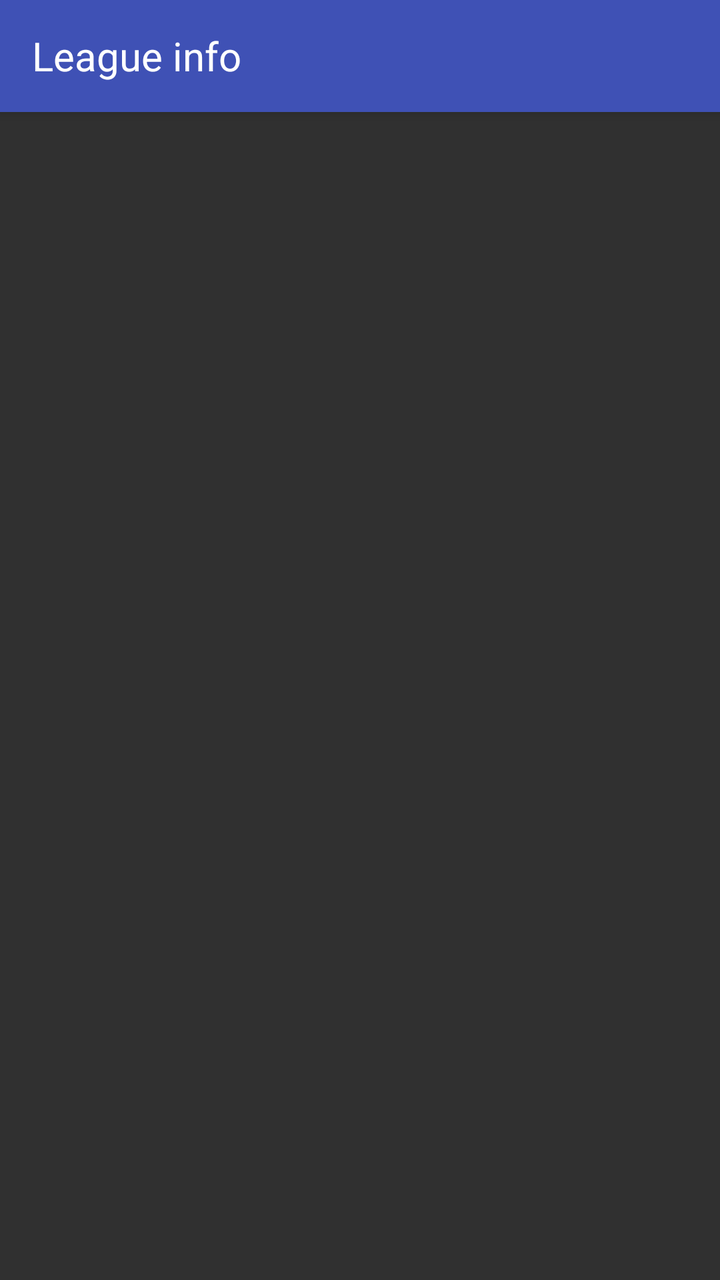
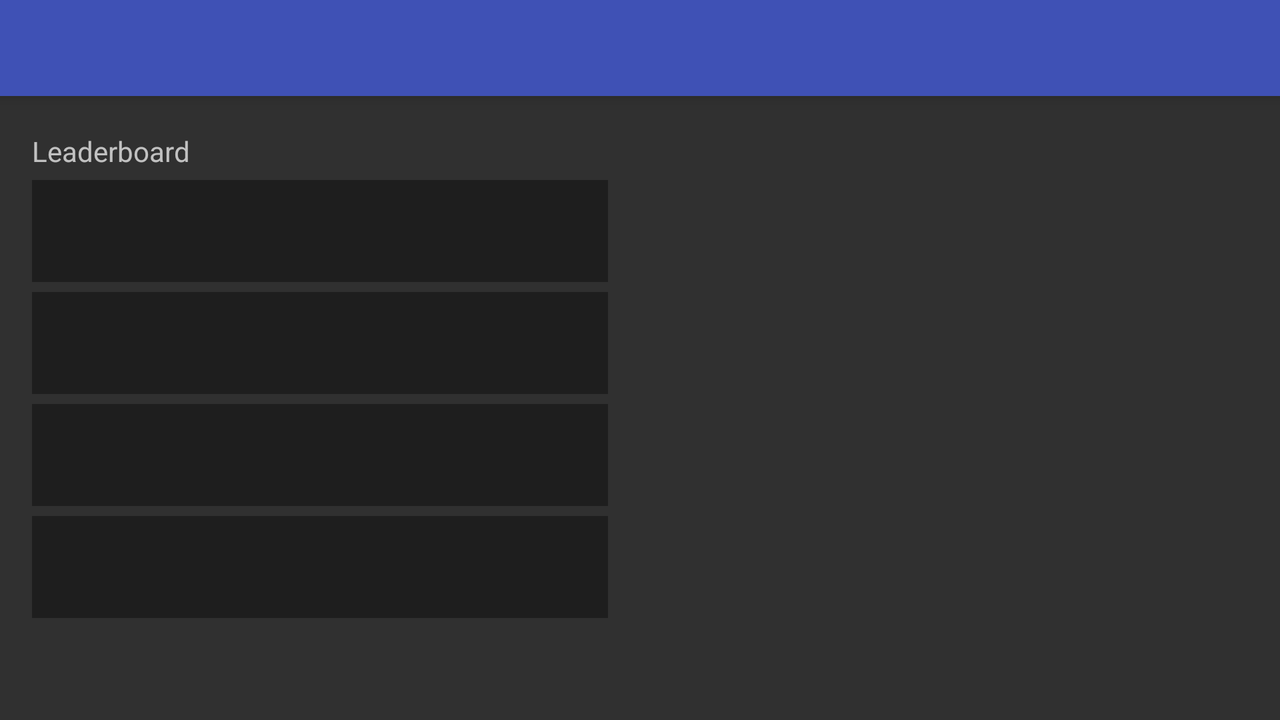

One screen, two layout resources from the same app: the default and the repository's alternative for another configuration. Each is rendered where Android would select it; the XML of both is given below.
<!-- AndroidManifest.xml: application theme AppTheme -->
<!-- res/layout/activity_gamelog.xml -->
<?xml version="1.0" encoding="utf-8"?>
<android.support.constraint.ConstraintLayout xmlns:android="http://schemas.android.com/apk/res/android"
    xmlns:app="http://schemas.android.com/apk/res-auto"
    xmlns:tools="http://schemas.android.com/tools"
    android:layout_width="match_parent"
    android:layout_height="match_parent"
    android:background="#303030"
    tools:context=".GameFragment">

    <android.support.v7.widget.Toolbar
        android:id="@+id/toolbar"
        style="@style/Toolbar"
        app:layout_constraintTop_toTopOf="parent">

        <TextView
            style="@style/ToolbarTitle"
            android:id="@+id/toolbartitle"
            android:text="League info"
            />
    </android.support.v7.widget.Toolbar>

    <android.support.v7.widget.RecyclerView
        android:id="@+id/recycleView"
        android:layout_width="match_parent"
        android:layout_height="0dp"
        app:layout_constraintTop_toBottomOf="@id/toolbar"
        app:layout_constraintBottom_toBottomOf="parent"
        >

    </android.support.v7.widget.RecyclerView>
</android.support.constraint.ConstraintLayout>
<!-- resources referenced by this layout -->
<resources>
  <style name="Toolbar" parent="AppTheme">
          <item name="android:background">@color/colorPrimary</item>
          <item name="android:layout_width">match_parent</item>
          <item name="android:layout_height">wrap_content</item>
          <item name="android:elevation">4dp</item>
          <item name="android:homeAsUpIndicator">@mipmap/baseline_arrow_back_white_36dp</item>
      </style>
  <style name="ToolbarTitle">
          <item name="android:textColor">#FFFFFF</item>
          <item name="android:layout_width">match_parent</item>
          <item name="android:layout_height">wrap_content</item>
          <item name="android:textSize">20sp</item>
          <item name="android:gravity">left</item>
      </style>
  <style name="AppTheme" parent="Theme.AppCompat.NoActionBar">
          
          <item name="colorPrimary">@color/colorPrimary</item>
          <item name="colorPrimaryDark">@color/colorPrimaryDark</item>
          <item name="colorAccent">@color/colorAccent</item>
      </style>
  <color name="colorPrimary">#3F51B5</color>
  <color name="colorPrimaryDark">#303F9F</color>
  <color name="colorAccent">#FF4081</color>
</resources>
<!-- res/layout-land/activity_gamelog.xml (the repository's variant of the layout above) -->
<!-- drawn on the phone turned sideways -->
<?xml version="1.0" encoding="utf-8"?>
<android.support.constraint.ConstraintLayout xmlns:android="http://schemas.android.com/apk/res/android"
    xmlns:app="http://schemas.android.com/apk/res-auto"
    xmlns:tools="http://schemas.android.com/tools"
    android:layout_width="match_parent"
    android:layout_height="match_parent"
    tools:context=".GameFragment">

    <android.support.v7.widget.Toolbar
        android:id="@+id/toolbar"
        style="@style/Toolbar"
        app:layout_constraintTop_toTopOf="parent">

        <TextView
            style="@style/ToolbarTitle"
            android:id="@+id/toolbartitle"
            />
    </android.support.v7.widget.Toolbar>

    <android.support.constraint.Guideline
        android:id="@+id/ver_guideline"
        android:layout_width="wrap_content"
        android:layout_height="wrap_content"
        android:orientation="vertical"
        app:layout_constraintGuide_percent="0.5" />

    <TextView
        android:id="@+id/status"
        android:layout_width="0dp"
        android:layout_height="wrap_content"
        app:layout_constraintTop_toBottomOf="@id/toolbar"
        app:layout_constraintEnd_toEndOf="@id/ver_guideline"
        android:layout_marginStart="16dp"
        android:textColor="@color/colorAccent"
        app:layout_constraintBottom_toBottomOf="@id/show_name"
        style="@style/LabelText"
        />

    <TextView
        android:id="@+id/show_name"
        android:layout_width="0dp"
        android:layout_height="wrap_content"
        android:text="@string/leaderboard"
        app:layout_constraintTop_toBottomOf="@id/toolbar"
        app:layout_constraintBottom_toBottomOf="@id/status"
        app:layout_constraintStart_toStartOf="parent"
        style="@style/LabelText"
        />

    <TextView
        android:id="@+id/leaderboard_name_1"
        style="@style/LeaderboardText"
        android:layout_width="0dp"
        android:layout_height="wrap_content"
        android:gravity="start"
        app:layout_constraintBottom_toBottomOf="@id/leaderboard_score_1"
        app:layout_constraintEnd_toStartOf="@+id/leaderboard_score_1"
        app:layout_constraintStart_toStartOf="parent"
        app:layout_constraintTop_toBottomOf="@id/show_name" />
    <TextView
        android:id="@+id/leaderboard_score_1"
        style="@style/LeaderboardText"
        android:layout_width="100dp"
        android:layout_height="0dp"
        android:gravity="end"
        android:layout_marginEnd="16dp"
        app:layout_constraintEnd_toEndOf="@id/ver_guideline"
        app:layout_constraintBottom_toBottomOf="@id/leaderboard_name_1"

        app:layout_constraintTop_toBottomOf="@id/show_name"
        />
    <TextView
        android:id="@+id/leaderboard_name_2"
        style="@style/LeaderboardText"
        android:layout_width="0dp"
        android:layout_height="wrap_content"
        android:gravity="start"
        app:layout_constraintEnd_toStartOf="@+id/leaderboard_score_1"
        app:layout_constraintStart_toStartOf="parent"
        app:layout_constraintTop_toBottomOf="@id/leaderboard_name_1"
        />
    <TextView
        android:id="@+id/leaderboard_score_2"
        style="@style/LeaderboardText"
        android:layout_width="100dp"
        android:layout_height="0dp"
        android:gravity="end"
        android:layout_marginEnd="16dp"
        app:layout_constraintEnd_toEndOf="@id/ver_guideline"
        app:layout_constraintBottom_toBottomOf="@id/leaderboard_name_2"

        app:layout_constraintTop_toBottomOf="@id/leaderboard_score_1"
        />
    <TextView
        android:id="@+id/leaderboard_name_3"
        style="@style/LeaderboardText"
        android:layout_width="0dp"
        android:layout_height="wrap_content"
        android:gravity="start"
        app:layout_constraintEnd_toStartOf="@+id/leaderboard_score_3"
        app:layout_constraintStart_toStartOf="parent"
        app:layout_constraintTop_toBottomOf="@id/leaderboard_name_2"
        />
    <TextView
        android:id="@+id/leaderboard_score_3"
        style="@style/LeaderboardText"
        android:layout_width="100dp"
        android:layout_height="0dp"
        android:gravity="end"
        android:layout_marginEnd="16dp"
        app:layout_constraintEnd_toEndOf="@id/ver_guideline"
        app:layout_constraintBottom_toBottomOf="@id/leaderboard_name_3"
        app:layout_constraintTop_toBottomOf="@id/leaderboard_score_2"
        />
    <TextView
        android:id="@+id/leaderboard_name_4"
        style="@style/LeaderboardText"
        android:layout_width="0dp"
        android:layout_height="wrap_content"
        android:gravity="start"
        app:layout_constraintEnd_toStartOf="@+id/leaderboard_score_4"
        app:layout_constraintStart_toStartOf="parent"
        app:layout_constraintTop_toBottomOf="@id/leaderboard_name_3"
        />
    <TextView
        android:id="@+id/leaderboard_score_4"
        style="@style/LeaderboardText"
        android:layout_width="100dp"
        android:layout_height="0dp"
        android:gravity="end"
        android:layout_marginEnd="16dp"
        app:layout_constraintEnd_toEndOf="@id/ver_guideline"
        app:layout_constraintBottom_toBottomOf="@id/leaderboard_name_4"
        app:layout_constraintTop_toBottomOf="@id/leaderboard_score_3"
        />

    <TextView
        android:id="@+id/num_games"
        android:layout_width="0dp"
        android:layout_height="wrap_content"
        app:layout_constraintTop_toBottomOf="@id/leaderboard_name_4"
        app:layout_constraintStart_toStartOf="parent"
        style="@style/LabelText"
        />
    <android.support.v7.widget.RecyclerView
        android:id="@+id/recycleView"
        android:layout_width="0dp"
        android:layout_height="0dp"
        app:layout_constraintTop_toBottomOf="@id/toolbar"
        app:layout_constraintEnd_toEndOf="parent"
        app:layout_constraintStart_toStartOf="@id/ver_guideline"
        app:layout_constraintBottom_toBottomOf="parent"
        android:background="@color/listBackground"
        >

    </android.support.v7.widget.RecyclerView>
</android.support.constraint.ConstraintLayout>
<!-- resources referenced by the variant -->
<!-- as the phone turned sideways resolves them -->
<resources>
  <color name="colorAccent">#FF4081</color>
  <string name="leaderboard">Leaderboard</string>
  <style name="LabelText">
          <item name="android:layout_marginTop">18dp</item>
          <item name="android:layout_marginLeft">16dp</item>
      </style>
  <style name="LeaderboardText">
          <item name="android:layout_marginTop">5dp</item>
          <item name="android:layout_marginLeft">16dp</item>
          <item name="android:padding">16dp</item>
          <item name="android:background">#1e1e1e</item>
      </style>
  <style name="Toolbar" parent="AppTheme">
          <item name="android:background">@color/colorPrimary</item>
          <item name="android:layout_width">match_parent</item>
          <item name="android:layout_height">wrap_content</item>
          <item name="android:elevation">4dp</item>
          <item name="android:homeAsUpIndicator">@mipmap/baseline_arrow_back_white_36dp</item>
      </style>
  <style name="ToolbarTitle">
          <item name="android:textColor">#FFFFFF</item>
          <item name="android:layout_width">match_parent</item>
          <item name="android:layout_height">wrap_content</item>
          <item name="android:textSize">20sp</item>
          <item name="android:gravity">left</item>
      </style>
  <style name="AppTheme" parent="Theme.AppCompat.NoActionBar">
          
          <item name="colorPrimary">@color/colorPrimary</item>
          <item name="colorPrimaryDark">@color/colorPrimaryDark</item>
          <item name="colorAccent">@color/colorAccent</item>
      </style>
  <color name="colorPrimary">#3F51B5</color>
  <color name="colorPrimaryDark">#303F9F</color>
</resources>
